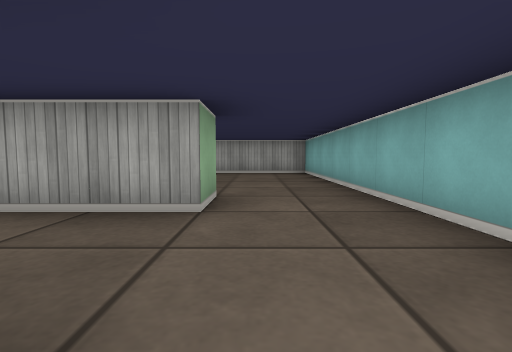
View 1 (above)

17 first-person views from a walk through a cub3D level. The camera is about half as high as the walls, tilts 4° down and sees 85° across. The floor is counted in squares. Each view is taken from the middle of a square. On the plan, view 1 faces up. The plan holds only what a view shows up to about 9 squares ahead; the rest is blank.

View 2
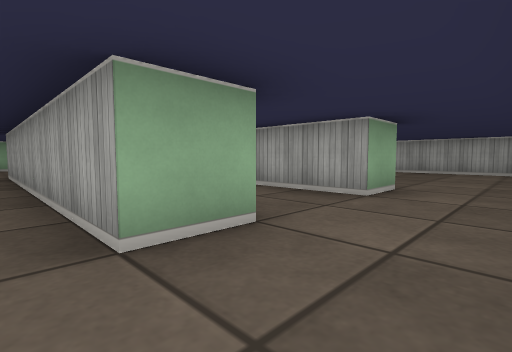

View 3
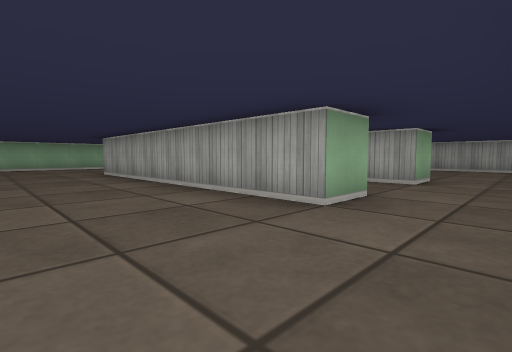

View 4
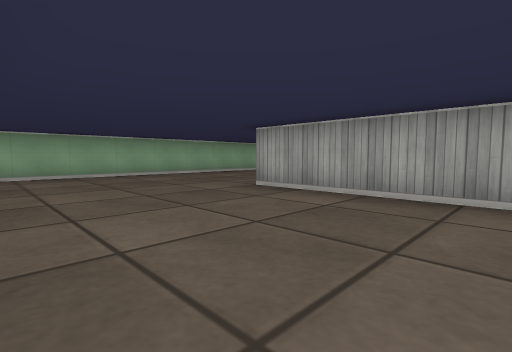

View 5
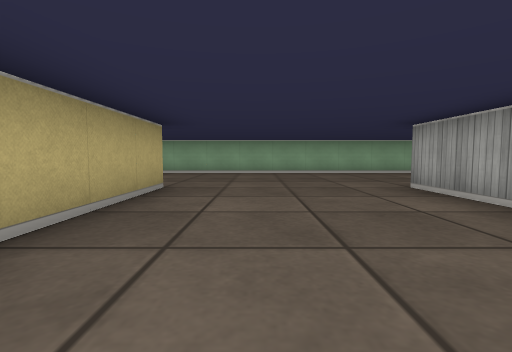

View 6
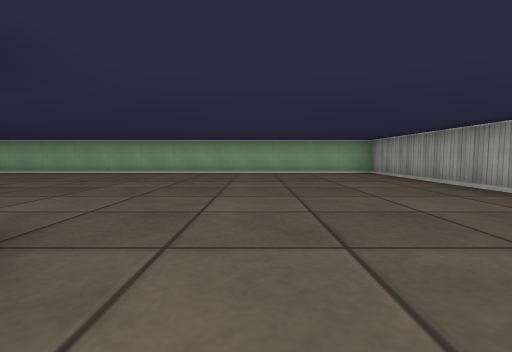

View 7
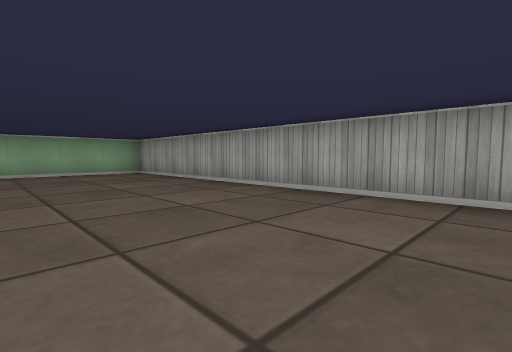

View 8
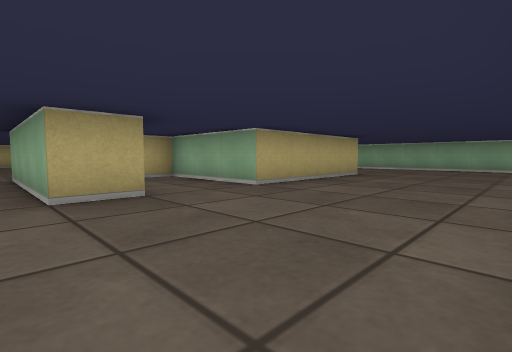

View 9
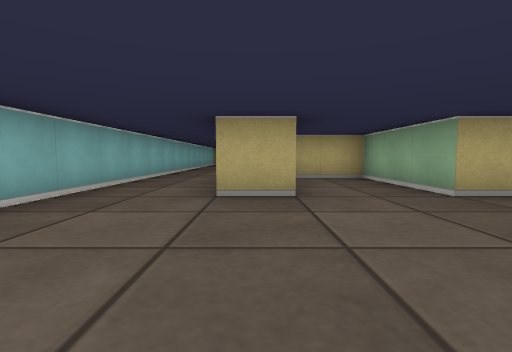

View 10
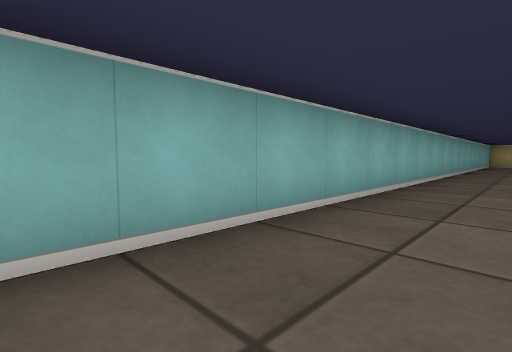

View 11
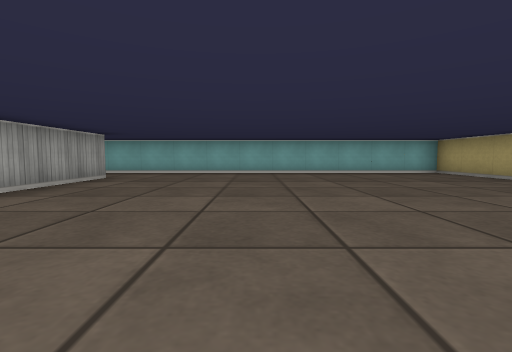

View 12
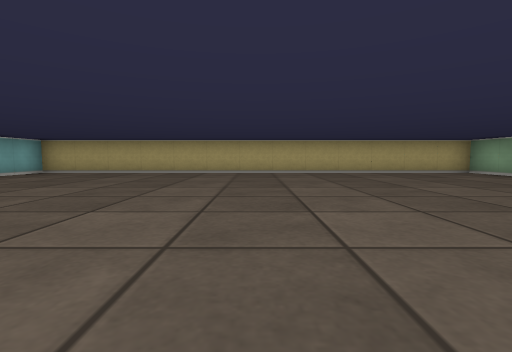

View 13
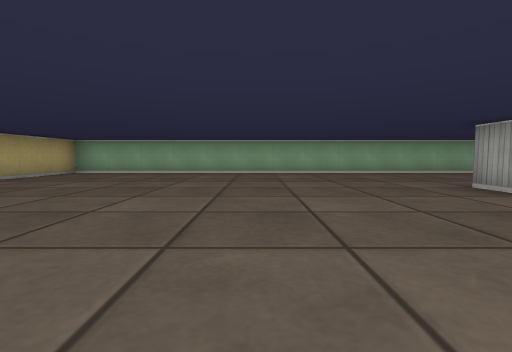

View 14
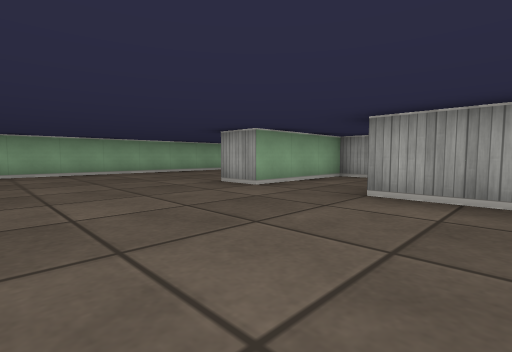

View 15
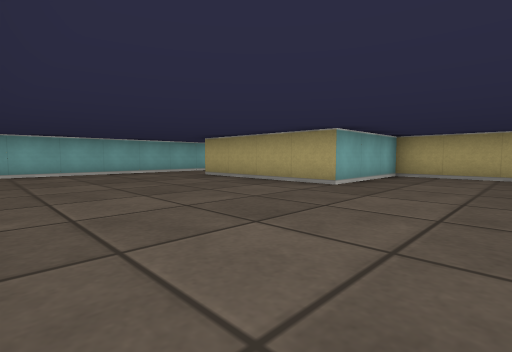

View 16
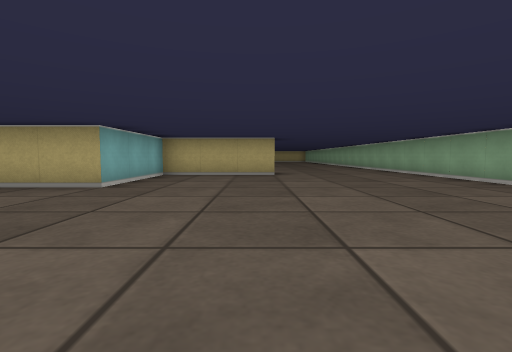

View 17
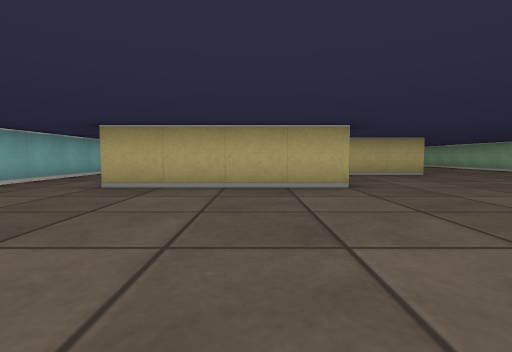

### Floor plan
Ten units are one square. View 1 is at (0, 0); x grows to the right and y downward. Boxes are objects, and circles mark ways between rooms. Rooms are numbered by the first view taken in them; rooms with no view inside come last. Other rooms are left out.
<svg viewBox="-120 -90 140 270">
<path fill="none" stroke="#000" d="M-5 -6 -5 5M-5 -35 -5 -25 -25 -25M15 5 15 -35M-58 55 -65 55 -65 85 -75 85M-75 45 -35 45 -35 75 -19 75M-16 45 -5 45 -5 85 -45 85M-76 -5 -45 -5 -45 -35 -5 -35M-5 5 -75 5M15 -35 15 -85 -115 -85 -115 175 15 175 15 5"/>
<circle cx="5" cy="-30" r="3" fill="#2a7"/>
<circle cx="5" cy="0" r="3" fill="#2a7"/>
<text x="-10" y="-20">1</text>
<text x="-50" y="40">2</text>
</svg>
Room 1 opens to room 2.

Where each view was taken, in squares from view 1:
view 1: 0 up, 0 right, facing up
view 2: 1 down, 1 right, facing up-left
view 3: 3 down, 1 right, facing up-left
view 4: 4 down, 4 left, facing up-left
view 5: 3 down, 3 left, facing left
view 6: 5 up, 3 left, facing left
view 7: 5 up, 3 left, facing up-left
view 8: 1 down, 0 right, facing down-left
view 9: 1 down, 1 left, facing down
view 10: 1 down, 0 right, facing down-right
view 11: 12 down, 7 left, facing right
view 12: 9 down, 5 left, facing down
view 13: 12 down, 3 left, facing left
view 14: 12 down, 3 left, facing up-left
view 15: 8 up, 7 left, facing down-right
view 16: 8 up, 7 left, facing down
view 17: 8 up, 3 left, facing down
